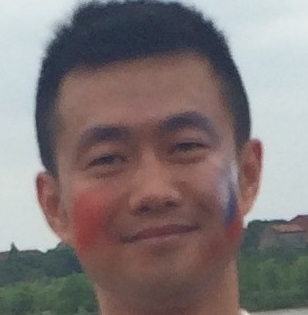
%> input picture data/junjie_top.jpg, 308 x 315 px
$ octave edge_detection.m   (GNU Octave 9; MATLAB toolbox functions it lacks are replaced by stand-ins)
%> lines starting %> are read from the running program, lines starting %| are printed output that depends on the picture
%first read an image file
%input data to binary stream
im=imread('data/junjie_top.jpg');
%> im is the input picture: size 315x308x3 uint8; mean R, G, B 128.6, 118.7, 118.5
sz_im = size(im);
%> sz_im = [315 308 3]
image(im);
im_dec = im(:)';
channel_size = sz_im(1)*sz_im(2);
%> channel_size = 97020
im_dec(1:2*channel_size) = 0;
%im_dec(channel_size*2+1:end) = 0;
%im_dec(channel_size+1:channel_size*2)
%im_dec = 255-im_dec;
im_dec = reshape(im_dec,size(im));
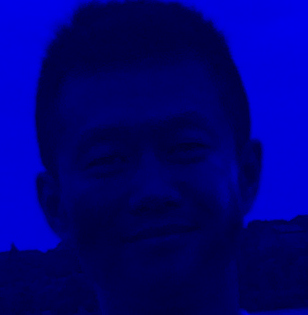
%> im_dec: size 315x308x3 uint8; mean R, G, B 0, 0, 118.5
image(im_dec);
im_bin=dec2bin(im(:))';
%> im_bin = 8 items
im_bin=im_bin(:);
%> im_bin = 2328480 items

a = ones(sz_im(1),sz_im(2))*128;

RGB = im;
YCbCr=rgb2ycbcr(RGB);
%> YCbCr: size 315x308x3 uint8; mean of channels 1, 2, 3 120.5, 126.5, 132.4
Y= YCbCr(:,:,1);
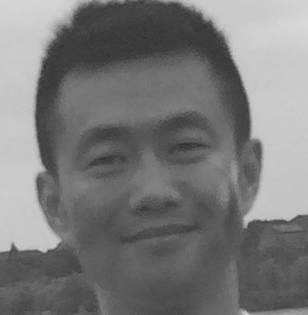
%> Y: size 315x308 uint8; min 47, max 215, mean 120.5
Yonly = cat(3,Y,a,a);
%> Yonly: size 315x308x3 uint8; mean of channels 1, 2, 3 120.5, 128, 128
% [7 lines of commented-out code are left out]
imshow(Yonly);


im_bin2=49-uint8(im_bin);

%> (the run ends here)
